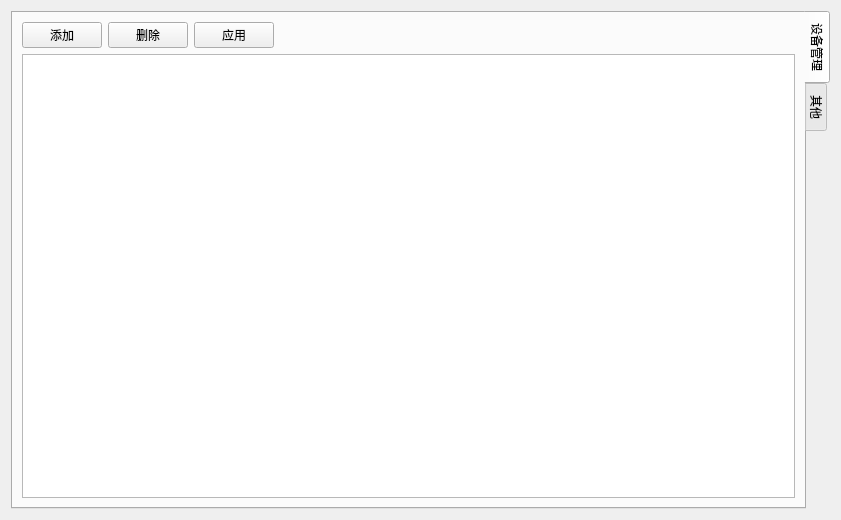
<?xml version="1.0" encoding="UTF-8"?>
<ui version="4.0">
 <class>Setting</class>
 <widget class="QWidget" name="Setting">
  <property name="geometry">
   <rect>
    <x>0</x>
    <y>0</y>
    <width>841</width>
    <height>520</height>
   </rect>
  </property>
  <property name="windowTitle">
   <string>Form</string>
  </property>
  <layout class="QHBoxLayout" name="horizontalLayout">
   <item>
    <widget class="QTabWidget" name="tabWidget">
     <property name="layoutDirection">
      <enum>Qt::LeftToRight</enum>
     </property>
     <property name="styleSheet">
      <string notr="true"/>
     </property>
     <property name="tabPosition">
      <enum>QTabWidget::East</enum>
     </property>
     <property name="currentIndex">
      <number>0</number>
     </property>
     <property name="elideMode">
      <enum>Qt::ElideNone</enum>
     </property>
     <property name="tabBarAutoHide">
      <bool>false</bool>
     </property>
     <widget class="QWidget" name="tab">
      <property name="layoutDirection">
       <enum>Qt::LeftToRight</enum>
      </property>
      <attribute name="title">
       <string>设备管理</string>
      </attribute>
      <layout class="QHBoxLayout" name="horizontalLayout_4">
       <item>
        <layout class="QVBoxLayout" name="verticalLayout_2">
         <item>
          <layout class="QHBoxLayout" name="horizontalLayout_3">
           <item>
            <widget class="QPushButton" name="btn_add">
             <property name="whatsThis">
              <string>btn_table</string>
             </property>
             <property name="text">
              <string>添加</string>
             </property>
             <property name="icon">
              <iconset resource="resources.qrc">
               <normaloff>:/images/add64.png</normaloff>:/images/add64.png</iconset>
             </property>
            </widget>
           </item>
           <item>
            <widget class="QPushButton" name="btn_del">
             <property name="whatsThis">
              <string>btn_table</string>
             </property>
             <property name="text">
              <string>删除</string>
             </property>
             <property name="icon">
              <iconset resource="resources.qrc">
               <normaloff>:/images/del64.png</normaloff>:/images/del64.png</iconset>
             </property>
            </widget>
           </item>
           <item>
            <widget class="QPushButton" name="btn_apply">
             <property name="whatsThis">
              <string>btn_table</string>
             </property>
             <property name="text">
              <string>应用</string>
             </property>
             <property name="icon">
              <iconset resource="resources.qrc">
               <normaloff>:/images/apply.png</normaloff>:/images/apply.png</iconset>
             </property>
            </widget>
           </item>
           <item>
            <spacer name="horizontalSpacer_2">
             <property name="orientation">
              <enum>Qt::Horizontal</enum>
             </property>
             <property name="sizeHint" stdset="0">
              <size>
               <width>40</width>
               <height>20</height>
              </size>
             </property>
            </spacer>
           </item>
          </layout>
         </item>
         <item>
          <widget class="QTableWidget" name="tableWidget">
           <property name="styleSheet">
            <string notr="true">QComboBox {
    border:none;
	background:white;
}
QComboBox::drop-down{
	border-style: none;
}

</string>
           </property>
          </widget>
         </item>
        </layout>
       </item>
      </layout>
     </widget>
     <widget class="QWidget" name="tab_2">
      <attribute name="title">
       <string>其他</string>
      </attribute>
     </widget>
    </widget>
   </item>
  </layout>
 </widget>
 <resources>
  <include location="resources.qrc"/>
 </resources>
 <connections/>
</ui>
